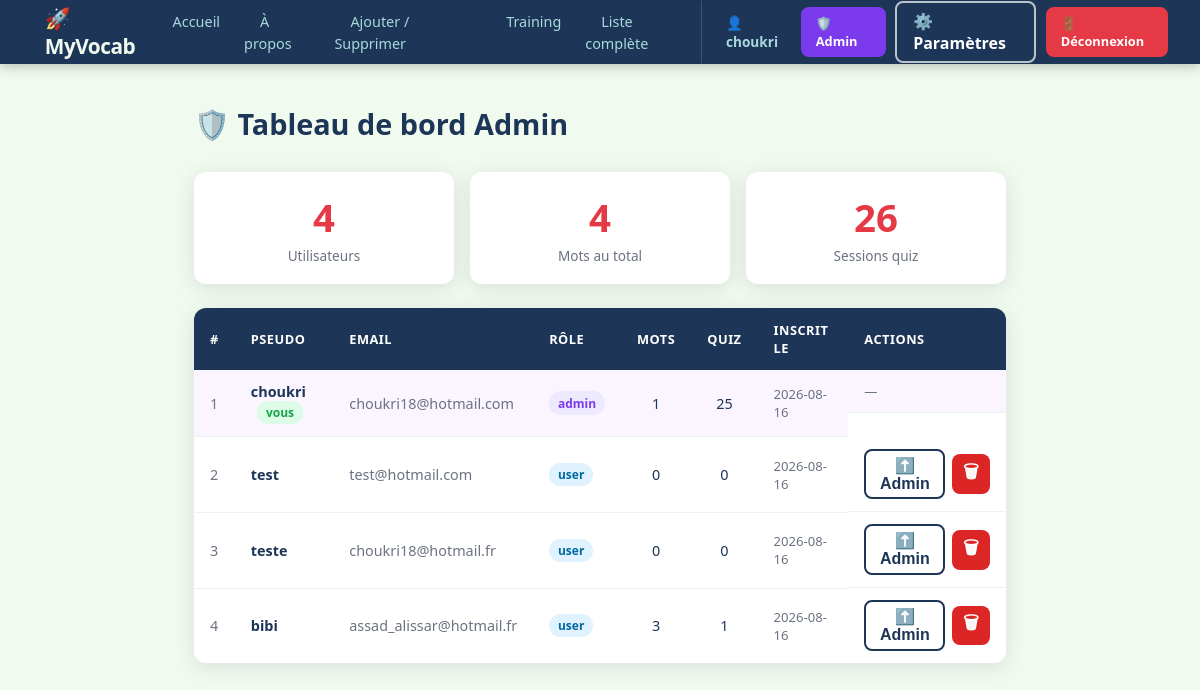
Page /admin (signed in) on the earlier database version.
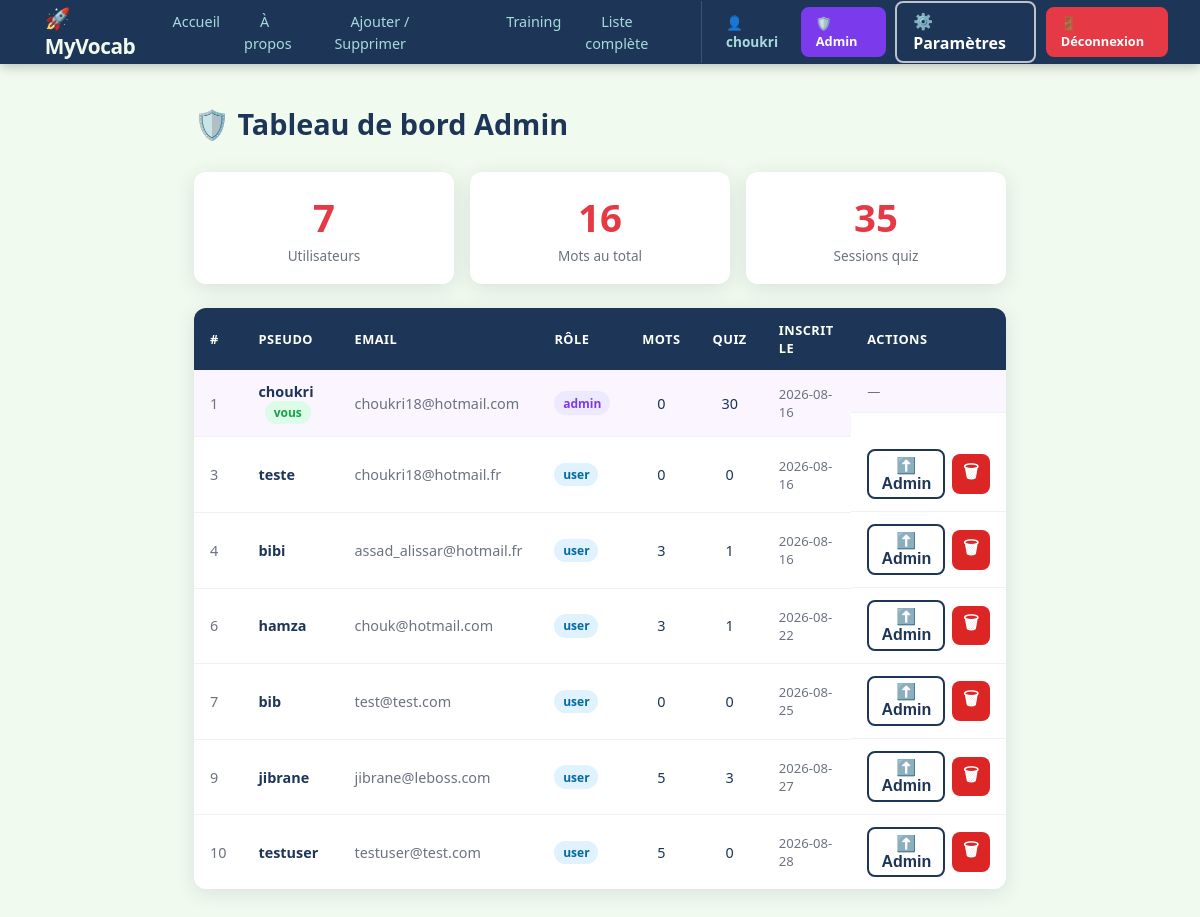
Same page on the later database version.
### tables this page shows
CREATE TABLE users (
                id         INTEGER PRIMARY KEY AUTOINCREMENT,
                username   TEXT    NOT NULL UNIQUE,
                email      TEXT    NOT NULL UNIQUE,
                password   TEXT    NOT NULL,
                role       TEXT    NOT NULL DEFAULT 'user',
                created_at TIMESTAMP DEFAULT CURRENT_TIMESTAMP
            );

### server.py (the view)
@app.route("/admin")
@admin_required
def admin_dashboard():
    db = get_db()
    users = db.execute("""
        SELECT u.id, u.username, u.email, u.role, u.created_at,
               COUNT(DISTINCT w.id)  AS word_count,
               COUNT(DISTINCT q.id)  AS quiz_count
        FROM users u
        LEFT JOIN words w         ON w.user_id = u.id
        LEFT JOIN quiz_sessions q ON q.user_id = u.id
        GROUP BY u.id
        ORDER BY u.created_at ASC
    """).fetchall()
    global_stats = db.execute("""
        SELECT
            (SELECT COUNT(*) FROM users)         AS total_users,
            (SELECT COUNT(*) FROM words)          AS total_words,
            (SELECT COUNT(*) FROM quiz_sessions)  AS total_sessions
    """).fetchone()
    return render_template("admin.html", users=users, stats=global_stats)

### server.py (called while the page is built)
def get_db():
    if "db" not in g:
        g.db = sqlite3.connect(DB_PATH, timeout=10, check_same_thread=False)
        g.db.row_factory = sqlite3.Row
        g.db.execute("PRAGMA journal_mode=WAL")
    return g.db

def admin_required(f):
    @wraps(f)
    def decorated(*args, **kwargs):
        if "user_id" not in session:
            flash("Connecte-toi pour accéder à cette page.", "warning")
            return redirect(url_for("login_page"))
        if session.get("role") != "admin":
            flash("Accès réservé à l'administrateur.", "error")
            return redirect(url_for("index"))
        return f(*args, **kwargs)
    return decorated

### templates/admin.html (shortened to what this page needs)
{% extends "base.html" %}
{% block body_class %}page-about{% endblock %}
{% block content %}
<div class="page-container">
  <h2 class="page-title">🛡️ Tableau de bord Admin</h2>
  <div class="admin-stats-bar">
    <div class="admin-stat-box">
      <div class="admin-stat-num">{{ stats.total_users }}</div>
      <div class="admin-stat-label">Utilisateurs</div>
    </div>
    <div class="admin-stat-box">
      <div class="admin-stat-num">{{ stats.total_words }}</div>
      <div class="admin-stat-label">Mots au total</div>
    </div>
    <div class="admin-stat-box">
      <div class="admin-stat-num">{{ stats.total_sessions }}</div>
      <div class="admin-stat-label">Sessions quiz</div>
    </div>
  </div>
  <div class="card-panel" style="padding:0; overflow:hidden;">
    <table class="admin-table">
      <thead>
        <tr>
          <th>#</th>
          <th>Pseudo</th>
          <th>Email</th>
          <th>Rôle</th>
          <th>Mots</th>
          <th>Quiz</th>
          <th>Inscrit le</th>
          <th>Actions</th>
        </tr>
      </thead>
      <tbody>
        {% for u in users %}
        <tr class="{% if u.role == 'admin' %}admin-row{% endif %}">
          <td class="muted">{{ u.id }}</td>
          <td>
            <strong>{{ u.username }}</strong>
            {% if u.id == session['user_id'] %}
              <span class="badge badge-you">vous</span>
            {% endif %}
          </td>
          <td class="muted">{{ u.email }}</td>
          <td>
            <span class="badge {% if u.role == 'admin' %}badge-admin{% else %}badge-user{% endif %}">
              {{ u.role }}
            </span>
          </td>
          <td class="center">{{ u.word_count }}</td>
          <td class="center">{{ u.quiz_count }}</td>
          <td class="muted small">{{ u.created_at[:10] }}</td>
          <td class="actions-cell">
            {% if u.id != session['user_id'] %}
              <form method="POST" action="/admin/users/{{ u.id }}/toggle-role" style="display:inline"
                    onsubmit="return confirm('Changer le rôle de {{ u.username }} en {% if u.role == "admin" %}utilisateur{% else %}admin{% endif %} ?')">
                <button type="submit" class="btn btn-outline btn-xs" data-testid="btn-toggle-role-{{ u.id }}">
                  {% if u.role == 'admin' %}⬇️ User{% else %}⬆️ Admin{% endif %}
                </button>
              </form>
              <button class="btn btn-danger btn-xs"
                      onclick="confirmDelete({{ u.id }}, '{{ u.username }}')"
                      data-testid="btn-delete-user-{{ u.id }}">
                🗑
              </button>
            {% else %}
              <span class="muted small">—</span>
            {% endif %}
          </td>
        </tr>
        {% endfor %}
      </tbody>
    </table>
  </div>
</div>
{% endblock %}

### templates/base.html (shortened to what this page needs)
<!DOCTYPE html>
<html lang="fr">
<head>
  <link rel="stylesheet" href="{{ url_for('static', filename='css/style.css') }}" />
</head>
<body class="{% block body_class %}{% endblock %}">
  <nav class="navbar">
    <a class="nav-logo" href="/">🚀 MyVocab</a>
    <ul class="nav-links">
      <li><a href="/"         class="{% if request.path == '/' %}active{% endif %}">Accueil</a></li>
      <li><a href="/about"    class="{% if request.path == '/about' %}active{% endif %}">À propos</a></li>
      <li><a href="/add"      class="{% if request.path == '/add' %}active{% endif %}">Ajouter / Supprimer</a></li>
      <li><a href="/training" class="{% if request.path == '/training' %}active{% endif %}">Training</a></li>
      <li><a href="/list"     class="{% if request.path == '/list' %}active{% endif %}">Liste complète</a></li>
    </ul>
    <div class="nav-auth">
      {% if session.get('username') %}
        <span class="nav-user">👤 {{ session['username'] }}</span>
        {% if session.get('role') == 'admin' %}
          <a href="/admin" class="btn btn-admin btn-sm">🛡️ Admin</a>
        {% endif %}
        <a href="/settings" class="btn btn-outline btn-sm nav-settings">⚙️ Paramètres</a>
        <a href="/logout" class="btn btn-logout btn-sm">🚪 Déconnexion</a>
      {% else %}
        <a href="/login"    class="btn btn-outline btn-sm">Connexion</a>
        <a href="/register" class="btn btn-primary btn-sm">S'inscrire</a>
      {% endif %}
    </div>
  </nav>
  <main>
    {% block content %}{% endblock %}
  </main>
</body>
</html>

### static/css/style.css (style rules this page uses)
:root { --red: #e63946; --red-dark: #c1121f; --blue: #1d3557; --blue-mid: #457b9d; --blue-light: #a8dadc; --white: #f1faee; --card-bg: #ffffff; --text: #1d3557; --muted: #6b7280; --radius: 12px; --shadow: 0 4px 20px rgba(29, 53, 87, 0.12); }
*, *::before, *::after { box-sizing: border-box; margin: 0; padding: 0; }
body { font-family: 'Segoe UI', system-ui, -apple-system, sans-serif; color: var(--text); background: var(--white); min-height: 100vh; }
.navbar { display: flex; align-items: center; justify-content: space-between; padding: 0 2rem; height: 64px; background: var(--blue); box-shadow: 0 2px 12px rgba(0,0,0,.25); position: sticky; top: 0; z-index: 100; }
.nav-logo { color: var(--white); font-size: 1.3rem; font-weight: 700; text-decoration: none; letter-spacing: -0.5px; margin-left: 0.8rem; }
.nav-links { list-style: none; display: flex; gap: 0.5rem; }
.nav-links a { color: var(--blue-light); text-decoration: none; padding: 0.45rem 1rem; border-radius: 8px; font-size: 0.9rem; font-weight: 500; transition: background 0.2s, color 0.2s; }
.page-container { max-width: 860px; margin: 0 auto; padding: 2.5rem 1.5rem 4rem; position: relative; z-index: 2; }
.page-title { font-size: 1.8rem; font-weight: 800; color: var(--blue); margin-bottom: 1.8rem; }
.card-panel { background: var(--card-bg); border-radius: var(--radius); padding: 1.8rem; box-shadow: var(--shadow); margin-bottom: 1.5rem; }
.btn { display: inline-flex; align-items: center; gap: 0.4rem; padding: 0.6rem 1.4rem; border: none; border-radius: 8px; font-size: 0.9rem; font-weight: 600; cursor: pointer; text-decoration: none; transition: transform 0.15s, box-shadow 0.15s, opacity 0.15s; }
.btn-danger { background: #ef4444; color: #fff; }
.btn-outline { background: transparent; color: #fff; border: 2px solid rgba(255,255,255,0.7); }
.btn-sm { padding: 0.3rem 0.8rem; font-size: 0.8rem; }
.nav-auth { display: flex; align-items: center; gap: 0.6rem; margin-left: auto; padding-left: 1.5rem; border-left: 1px solid rgba(255,255,255,0.15); }
.nav-user { color: var(--blue-light); font-size: 0.85rem; font-weight: 600; }
.btn-logout { background: var(--red); color: #fff; border: 2px solid var(--red); }
.nav-settings { font-size: 1rem !important; padding: 0.45rem 1rem !important; }
.btn-admin { background: #7c3aed; color: #fff; border: 2px solid #7c3aed; }
.admin-stats-bar { display: grid; grid-template-columns: repeat(3, 1fr); gap: 1rem; margin-bottom: 1.5rem; }
.admin-stat-box { background: var(--card-bg); border-radius: var(--radius); padding: 1.2rem; text-align: center; box-shadow: var(--shadow); }
.admin-stat-num { font-size: 2.4rem; font-weight: 900; color: var(--red); }
.admin-stat-label { font-size: 0.85rem; color: var(--muted); margin-top: 0.2rem; }
.admin-table { width: 100%; border-collapse: collapse; font-size: 0.9rem; }
.admin-table th { background: var(--blue); color: #fff; padding: 0.8rem 1rem; text-align: left; font-weight: 600; font-size: 0.8rem; text-transform: uppercase; letter-spacing: 0.5px; }
.admin-table td { padding: 0.75rem 1rem; border-bottom: 1px solid #eef1f7; vertical-align: middle; }
.admin-table tr:last-child td { border-bottom: none; }
.admin-row td { background: #faf5ff; }
.badge { display: inline-block; padding: 0.2rem 0.55rem; border-radius: 20px; font-size: 0.75rem; font-weight: 700; }
.badge-admin { background: #ede9fe; color: #7c3aed; }
.badge-user { background: #e0f2fe; color: #0369a1; }
.badge-you { background: #dcfce7; color: #16a34a; margin-left: 0.4rem; }
.actions-cell { display: flex; gap: 0.4rem; align-items: center; }
.btn-xs { padding: 0.3rem 0.8rem !important; font-size: 0.9rem !important; }
.btn-xs.btn-danger { background: #dc2626; color: #fff; font-size: 1.1rem !important; padding: 0.3rem 0.7rem !important; }
.btn-xs.btn-outline { font-size: 1rem !important; padding: 0.3rem 0.7rem !important; color: var(--blue); border: 2px solid var(--blue); background: transparent; }
.center { text-align: center; }
.muted { color: var(--muted); }
.small { font-size: 0.82rem; }
.page-about { background: var(--white); }

Differences in the rows shown:
removed users: id "2", username "test", email "test@hotmail.com", role "user", word_count "0", quiz_count "0", created_at "2026-08-16", shows "⬆️ Admin"
changed users "choukri": word_count "1" → "0"; quiz_count "25" → "30"
added users: id "6", username "hamza", email "chouk@hotmail.com", role "user", word_count "3", quiz_count "1", created_at "2026-08-22", shows "⬆️ Admin"
added users: id "7", username "bib", email "test@test.com", role "user", word_count "0", quiz_count "0", created_at "2026-08-25", shows "⬆️ Admin"
added users: id "9", username "jibrane", email "jibrane@leboss.com", role "user", word_count "5", quiz_count "3", created_at "2026-08-27", shows "⬆️ Admin"
added users: id "10", username "testuser", email "testuser@test.com", role "user", word_count "5", quiz_count "0", created_at "2026-08-28", shows "⬆️ Admin"
Other differences:
{{ stats.total_users }}: "4" → "7"
{{ stats.total_words }}: "4" → "16"
{{ stats.total_sessions }}: "26" → "35"
